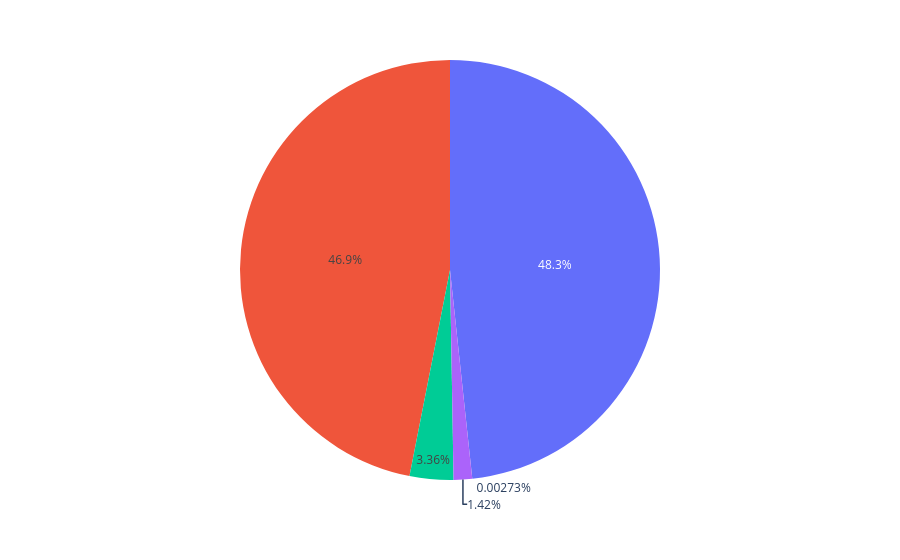

Source (notebook cell):
### Code cell
px.pie(df_pivot_2024,values='2024')

### Figure 1 — Plotly figure (JSON) as saved in the notebook; plotly's stock layout.template omitted (floating-point values rounded to 4 significant figures)
{"data": [{"domain": {"x": [0, 1], "y": [0, 1]}, "hovertemplate": "2024=%{value}<extra></extra>", "legendgroup": "", "name": "", "showlegend": false, "type": "pie", "values": [1451000000.0, 1409000000.0, 81940.0, 42650000.0, 101000000.0]}], "layout": {"legend": {"tracegroupgap": 0}, "margin": {"t": 60}}}
